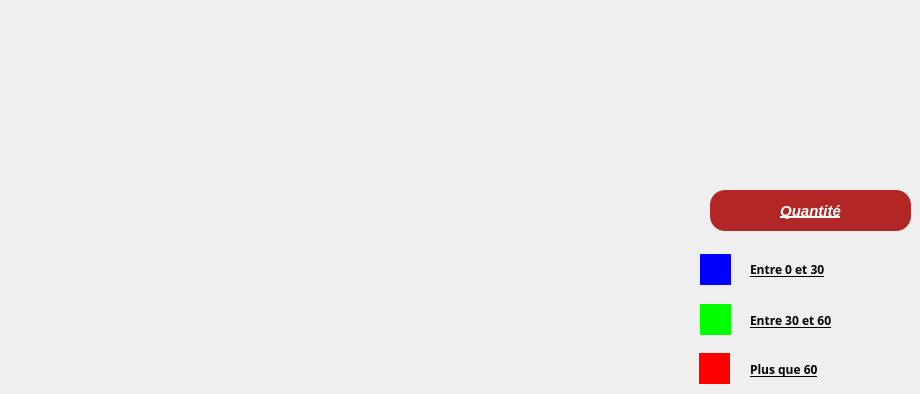
       <widget class="QWidget" name="tab">
        <attribute name="title">
         <string>Statistique</string>
        </attribute>
        <widget class="QWidget" name="widget_b" native="true">
         <property name="geometry">
          <rect>
           <x>700</x>
           <y>254</y>
           <width>31</width>
           <height>31</height>
          </rect>
         </property>
         <property name="styleSheet">
          <string notr="true">
background-color: rgb(0, 0, 255);</string>
         </property>
        </widget>
        <widget class="QWidget" name="widget_r" native="true">
         <property name="geometry">
          <rect>
           <x>699</x>
           <y>353</y>
           <width>31</width>
           <height>31</height>
          </rect>
         </property>
         <property name="styleSheet">
          <string notr="true">background-color: rgb(255, 0, 0);</string>
         </property>
        </widget>
        <widget class="QLabel" name="label_g">
         <property name="geometry">
          <rect>
           <x>750</x>
           <y>300</y>
           <width>161</width>
           <height>41</height>
          </rect>
         </property>
         <property name="font">
          <font>
           <family>8514oem</family>
           <weight>75</weight>
           <italic>false</italic>
           <bold>true</bold>
           <underline>true</underline>
          </font>
         </property>
         <property name="text">
          <string>Entre 30 et 60</string>
         </property>
        </widget>
        <widget class="QWidget" name="widget_g" native="true">
         <property name="geometry">
          <rect>
           <x>700</x>
           <y>304</y>
           <width>31</width>
           <height>31</height>
          </rect>
         </property>
         <property name="styleSheet">
          <string notr="true">background-color: rgb(0, 255, 0);</string>
         </property>
        </widget>
        <widget class="QLabel" name="label_r">
         <property name="geometry">
          <rect>
           <x>750</x>
           <y>354</y>
           <width>141</width>
           <height>31</height>
          </rect>
         </property>
         <property name="font">
          <font>
           <family>8514oem</family>
           <weight>75</weight>
           <italic>false</italic>
           <bold>true</bold>
           <underline>true</underline>
          </font>
         </property>
         <property name="text">
          <string>Plus que 60</string>
         </property>
        </widget>
        <widget class="QLabel" name="label_b">
         <property name="geometry">
          <rect>
           <x>750</x>
           <y>254</y>
           <width>151</width>
           <height>31</height>
          </rect>
         </property>
         <property name="font">
          <font>
           <family>8514oem</family>
           <weight>75</weight>
           <italic>false</italic>
           <bold>true</bold>
           <underline>true</underline>
          </font>
         </property>
         <property name="text">
          <string>Entre 0 et 30</string>
         </property>
        </widget>
        <widget class="piechartWidget" name="widget" native="true">
         <property name="geometry">
          <rect>
           <x>190</x>
           <y>9</y>
           <width>511</width>
           <height>371</height>
          </rect>
         </property>
        </widget>
        <widget class="QPushButton" name="Quitter_2">
         <property name="enabled">
          <bool>false</bool>
         </property>
         <property name="geometry">
          <rect>
           <x>710</x>
           <y>190</y>
           <width>201</width>
           <height>41</height>
          </rect>
         </property>
         <property name="font">
          <font>
           <family>Arial</family>
           <pointsize>-1</pointsize>
           <weight>75</weight>
           <italic>true</italic>
           <bold>true</bold>
           <underline>true</underline>
          </font>
         </property>
         <property name="styleSheet">
          <string notr="true">QPushButton {
color: #fff;
background:#b22626;
border-radius: 15px;
font-size:15px;
font-family:Arial, Helvetica, sans-serif;
}
QPushButton:hover {
color:#fff;
border:15px;
background:#6a1616;
}</string>
         </property>
         <property name="text">
          <string>Quantité</string>
         </property>
        </widget>
       </widget>
